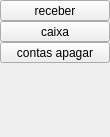
               <widget class="QWidget" name="scrollAreaWidgetContents_2">
                <property name="geometry">
                 <rect>
                  <x>0</x>
                  <y>0</y>
                  <width>110</width>
                  <height>137</height>
                 </rect>
                </property>
                <layout class="QVBoxLayout" name="verticalLayout_25">
                 <property name="spacing">
                  <number>0</number>
                 </property>
                 <property name="leftMargin">
                  <number>0</number>
                 </property>
                 <property name="topMargin">
                  <number>0</number>
                 </property>
                 <property name="rightMargin">
                  <number>0</number>
                 </property>
                 <property name="bottomMargin">
                  <number>0</number>
                 </property>
                 <item>
                  <widget class="QToolButton" name="tb_receber">
                   <property name="minimumSize">
                    <size>
                     <width>110</width>
                     <height>0</height>
                    </size>
                   </property>
                   <property name="text">
                    <string>receber</string>
                   </property>
                   <property name="icon">
                    <iconset resource="../assets/file.qrc">
                     <normaloff>:/novobranco/telainicial/receberbranco.png</normaloff>:/novobranco/telainicial/receberbranco.png</iconset>
                   </property>
                   <property name="iconSize">
                    <size>
                     <width>30</width>
                     <height>30</height>
                    </size>
                   </property>
                   <property name="toolButtonStyle">
                    <enum>Qt::ToolButtonTextUnderIcon</enum>
                   </property>
                  </widget>
                 </item>
                 <item>
                  <widget class="QToolButton" name="tb_caixa">
                   <property name="minimumSize">
                    <size>
                     <width>110</width>
                     <height>0</height>
                    </size>
                   </property>
                   <property name="text">
                    <string>caixa</string>
                   </property>
                   <property name="icon">
                    <iconset resource="../assets/file.qrc">
                     <normaloff>:/novobranco/telainicial/caixabranco.png</normaloff>:/novobranco/telainicial/caixabranco.png</iconset>
                   </property>
                   <property name="iconSize">
                    <size>
                     <width>25</width>
                     <height>25</height>
                    </size>
                   </property>
                   <property name="toolButtonStyle">
                    <enum>Qt::ToolButtonTextUnderIcon</enum>
                   </property>
                  </widget>
                 </item>
                 <item>
                  <widget class="QToolButton" name="tb_pagarConta">
                   <property name="minimumSize">
                    <size>
                     <width>0</width>
                     <height>0</height>
                    </size>
                   </property>
                   <property name="maximumSize">
                    <size>
                     <width>110</width>
                     <height>16777215</height>
                    </size>
                   </property>
                   <property name="text">
                    <string>contas apagar</string>
                   </property>
                   <property name="icon">
                    <iconset resource="../assets/file.qrc">
                     <normaloff>:/novobranco/telainicial/apagabranco.png</normaloff>:/novobranco/telainicial/apagabranco.png</iconset>
                   </property>
                   <property name="iconSize">
                    <size>
                     <width>25</width>
                     <height>25</height>
                    </size>
                   </property>
                   <property name="toolButtonStyle">
                    <enum>Qt::ToolButtonTextUnderIcon</enum>
                   </property>
                  </widget>
                 </item>
                 <item>
                  <spacer name="verticalSpacer_12">
                   <property name="orientation">
                    <enum>Qt::Vertical</enum>
                   </property>
                   <property name="sizeHint" stdset="0">
                    <size>
                     <width>20</width>
                     <height>40</height>
                    </size>
                   </property>
                  </spacer>
                 </item>
                </layout>
               </widget>
